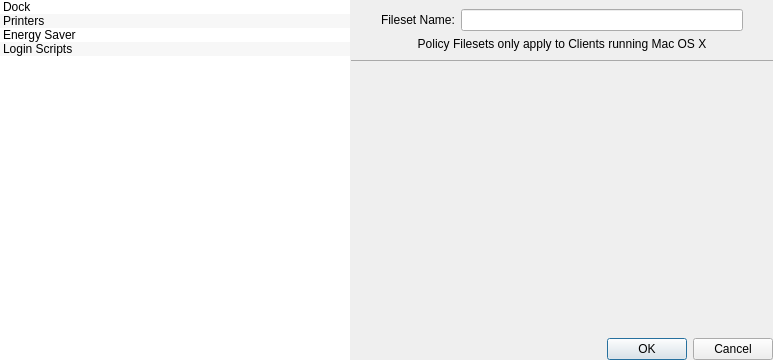
<?xml version="1.0" encoding="UTF-8"?>
<ui version="4.0">
 <class>ManagedPolicyDlg</class>
 <widget class="QDialog" name="ManagedPolicyDlg">
  <property name="geometry">
   <rect>
    <x>0</x>
    <y>0</y>
    <width>773</width>
    <height>360</height>
   </rect>
  </property>
  <property name="sizePolicy">
   <sizepolicy hsizetype="Minimum" vsizetype="Minimum">
    <horstretch>0</horstretch>
    <verstretch>0</verstretch>
   </sizepolicy>
  </property>
  <property name="minimumSize">
   <size>
    <width>0</width>
    <height>0</height>
   </size>
  </property>
  <property name="windowTitle">
   <string>Policy Manager</string>
  </property>
  <property name="sizeGripEnabled">
   <bool>false</bool>
  </property>
  <property name="modal">
   <bool>false</bool>
  </property>
  <layout class="QGridLayout" name="gridLayout">
   <property name="leftMargin">
    <number>0</number>
   </property>
   <property name="topMargin">
    <number>0</number>
   </property>
   <property name="rightMargin">
    <number>0</number>
   </property>
   <property name="bottomMargin">
    <number>0</number>
   </property>
   <item row="0" column="0">
    <widget class="PrettySplitter" name="splitter">
     <property name="orientation">
      <enum>Qt::Horizontal</enum>
     </property>
     <property name="handleWidth">
      <number>1</number>
     </property>
     <widget class="QListWidget" name="listWidget">
      <property name="sizePolicy">
       <sizepolicy hsizetype="Fixed" vsizetype="Minimum">
        <horstretch>0</horstretch>
        <verstretch>0</verstretch>
       </sizepolicy>
      </property>
      <property name="frameShape">
       <enum>QFrame::NoFrame</enum>
      </property>
      <property name="frameShadow">
       <enum>QFrame::Plain</enum>
      </property>
      <property name="lineWidth">
       <number>0</number>
      </property>
      <property name="editTriggers">
       <set>QAbstractItemView::NoEditTriggers</set>
      </property>
      <property name="showDropIndicator" stdset="0">
       <bool>false</bool>
      </property>
      <property name="alternatingRowColors">
       <bool>true</bool>
      </property>
      <property name="selectionMode">
       <enum>QAbstractItemView::SingleSelection</enum>
      </property>
      <property name="iconSize">
       <size>
        <width>32</width>
        <height>32</height>
       </size>
      </property>
      <property name="currentRow">
       <number>-1</number>
      </property>
      <item>
       <property name="text">
        <string>Dock</string>
       </property>
       <property name="icon">
        <iconset resource="../FileWaveGuiLib/GuiLib.qrc">
         <normaloff>:/IDI_ICON_POLICY_DOCK</normaloff>:/IDI_ICON_POLICY_DOCK</iconset>
       </property>
      </item>
      <item>
       <property name="text">
        <string>Printers</string>
       </property>
       <property name="icon">
        <iconset resource="../FileWaveGuiLib/GuiLib.qrc">
         <normaloff>:/IDI_ICON_POLICY_PRINTERS</normaloff>:/IDI_ICON_POLICY_PRINTERS</iconset>
       </property>
      </item>
      <item>
       <property name="text">
        <string>Energy Saver</string>
       </property>
       <property name="icon">
        <iconset resource="../FileWaveGuiLib/GuiLib.qrc">
         <normaloff>:/IDI_ICON_POLICY_ENERGY</normaloff>:/IDI_ICON_POLICY_ENERGY</iconset>
       </property>
      </item>
      <item>
       <property name="text">
        <string>Login Scripts</string>
       </property>
       <property name="icon">
        <iconset resource="../FileWaveGuiLib/GuiLib.qrc">
         <normaloff>:/IDI_ICON_POLICY_LOGIN</normaloff>:/IDI_ICON_POLICY_LOGIN</iconset>
       </property>
      </item>
     </widget>
     <widget class="QWidget" name="layoutWidget">
      <layout class="QVBoxLayout" name="verticalLayout">
       <property name="spacing">
        <number>0</number>
       </property>
       <item>
        <widget class="QGroupBox" name="groupBox">
         <property name="styleSheet">
          <string notr="true">QGroupBox {
 border-top: 0px;
 border-bottom: 1px solid darkGray;
}</string>
         </property>
         <layout class="QVBoxLayout" name="verticalLayout_3">
          <item>
           <layout class="QHBoxLayout" name="horizontalLayout">
            <property name="leftMargin">
             <number>20</number>
            </property>
            <property name="rightMargin">
             <number>20</number>
            </property>
            <item>
             <widget class="QLabel" name="label_2">
              <property name="sizePolicy">
               <sizepolicy hsizetype="Fixed" vsizetype="Fixed">
                <horstretch>0</horstretch>
                <verstretch>0</verstretch>
               </sizepolicy>
              </property>
              <property name="text">
               <string>Fileset Name:</string>
              </property>
             </widget>
            </item>
            <item>
             <widget class="QLineEdit" name="nameLabel">
              <property name="sizePolicy">
               <sizepolicy hsizetype="Preferred" vsizetype="Fixed">
                <horstretch>0</horstretch>
                <verstretch>0</verstretch>
               </sizepolicy>
              </property>
             </widget>
            </item>
           </layout>
          </item>
          <item>
           <widget class="QLabel" name="osxOnlyLabel">
            <property name="text">
             <string>Policy Filesets only apply to Clients running Mac OS X</string>
            </property>
            <property name="alignment">
             <set>Qt::AlignCenter</set>
            </property>
           </widget>
          </item>
         </layout>
        </widget>
       </item>
       <item>
        <widget class="QStackedWidget" name="stackedWidget">
         <property name="sizePolicy">
          <sizepolicy hsizetype="MinimumExpanding" vsizetype="MinimumExpanding">
           <horstretch>0</horstretch>
           <verstretch>0</verstretch>
          </sizepolicy>
         </property>
         <property name="lineWidth">
          <number>0</number>
         </property>
        </widget>
       </item>
       <item>
        <layout class="QHBoxLayout" name="buttonLayout">
         <property name="spacing">
          <number>0</number>
         </property>
         <property name="leftMargin">
          <number>12</number>
         </property>
         <item>
          <widget class="QLabel" name="lblLockingMessage">
           <property name="sizePolicy">
            <sizepolicy hsizetype="MinimumExpanding" vsizetype="Preferred">
             <horstretch>2</horstretch>
             <verstretch>0</verstretch>
            </sizepolicy>
           </property>
           <property name="text">
            <string/>
           </property>
           <property name="textFormat">
            <enum>Qt::RichText</enum>
           </property>
           <property name="alignment">
            <set>Qt::AlignLeading|Qt::AlignLeft|Qt::AlignVCenter</set>
           </property>
          </widget>
         </item>
         <item>
          <widget class="QDialogButtonBox" name="buttonBox">
           <property name="styleSheet">
            <string notr="true">QDialogButtonBox {
 padding: 0px;
margin: 0px;
}</string>
           </property>
           <property name="standardButtons">
            <set>QDialogButtonBox::Cancel|QDialogButtonBox::Ok</set>
           </property>
          </widget>
         </item>
        </layout>
       </item>
      </layout>
     </widget>
    </widget>
   </item>
  </layout>
 </widget>
 <customwidgets>
  <customwidget>
   <class>PrettySplitter</class>
   <extends>QSplitter</extends>
   <header>FileWaveGuiLib/prettysplitter/prettysplitter.h</header>
   <container>1</container>
  </customwidget>
 </customwidgets>
 <resources>
  <include location="../FileWaveGuiLib/GuiLib.qrc"/>
 </resources>
 <connections/>
</ui>
